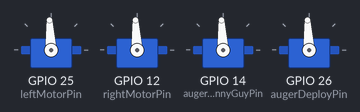
The sketch below on a simulated ESP32. Parts: 4 × servo.

Above: at 0.05 s.
Timing chart, 0 to 13.0 s (numbered marks = the images above):
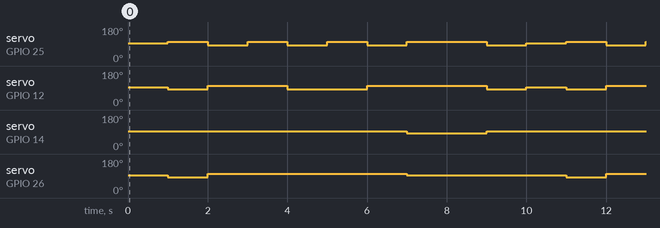

The sketch:

esp32PinTest.ino
```cpp
#include <ESP32Servo.h>
#define leftMotorPin 25
#define rightMotorPin 12
#define augerDeployPin 26
#define augerSpinnyGuyPin 14
#define upperStepperPulsePin 18
#define upperStepperDirPin 5
#define lowerStepperPulsePin 16
#define lowerStepperDirPin 4

Servo leftMotors;
Servo rightMotors;
Servo augerSpin;
Servo augerDeploy;

//void CheckForConnections();
//void executeCommand(String command);
String ReceiveData();
void motorStates();
void augerStates();

uint32_t leftPWMDesired = 0;
uint32_t rightPWMDesired = 0;
uint32_t stepperPulseSig = 0;
uint8_t  stepperDir = 0;

int dutyCycle = 128;
const int PWMChannel_Upper = 4;
const int PWMChannel_Lower = 5;
const int PWMResolution = 13;
int PWMFreq_Upper = 0;
int PWMFreq_Lower = 0;

bool augerRotation = false;

enum motorStates_t {WAIT_M, FORWARD, BACKWARD, ROT_RIGHT, ROT_LEFT};
enum augerStates_t {WAIT_A, DEPLOY, UNDEPLOY, BEG_ROT, STOP_ROT, LOWER_BOT, RAISE_BOT, LOWER_TOP, RAISE_TOP};
//enum stepperTestStates_t {WAIT_S, FOR, BAC};
motorStates_t motorState = WAIT_M;
//stepperTestStates_t stepperState = WAIT_S;
augerStates_t augerState = WAIT_A;

void setup() {
  leftMotors.writeMicroseconds(1500);
  rightMotors.writeMicroseconds(1500);
  augerSpin.writeMicroseconds(1500);
  augerDeploy.writeMicroseconds(1500);


  ledcSetup(PWMChannel_Upper, PWMFreq_Upper, PWMResolution);
  ledcSetup(PWMChannel_Lower, PWMFreq_Lower, PWMResolution);

  ledcAttachPin(upperStepperPulsePin, PWMChannel_Upper);
  ledcAttachPin(lowerStepperPulsePin, PWMChannel_Lower);

  leftMotors.attach(leftMotorPin);
  rightMotors.attach(rightMotorPin);
  augerSpin.attach(augerSpinnyGuyPin);
  augerDeploy.attach(augerDeployPin);
}

void loop() {
  motorState = WAIT_M;
  augerState = WAIT_A;
  motorStates();
  augerStates();
  delay(1000);
  motorState = FORWARD;
  augerState = DEPLOY;
  motorStates();
  augerStates();
  delay(1000);
  motorState = BACKWARD;
  augerState = UNDEPLOY;
  motorStates();
  augerStates();
  delay(1000);
  motorState = ROT_RIGHT;
  augerState = LOWER_BOT;
  motorStates();
  augerStates();
  delay(1000);
  motorState = ROT_LEFT;
  augerState = RAISE_BOT;
  motorStates();
  augerStates();
  delay(1000);
  motorState = FORWARD;
  augerState = LOWER_TOP;
  motorStates();
  augerStates();
  delay(1000);
  motorState = BACKWARD;
  augerState = RAISE_TOP;
  motorStates();
  augerStates();
  delay(1000);
  motorState = ROT_RIGHT;
  augerState = WAIT_A;
  augerRotation = true;
  motorStates();
  augerStates();
  delay(2000);
  motorState = ROT_LEFT;
  augerState = WAIT_A;
  augerRotation = false;
  motorStates();
  augerStates();
  delay(1000);
}

void motorStates(){
  switch(motorState){
    case WAIT_M:
      leftPWMDesired = 1500;
      rightPWMDesired = 1500;
     break;
    case FORWARD:
      leftPWMDesired = 1600;
      rightPWMDesired = 1400;
      break;
    case BACKWARD:
      leftPWMDesired = 1400;
      rightPWMDesired = 1600;
      break;
    case ROT_LEFT:
      leftPWMDesired = 1400;
      rightPWMDesired = 1400;
      break;
    case ROT_RIGHT:
      leftPWMDesired = 1600;
      rightPWMDesired = 1600;
      break;
  }

  leftMotors.writeMicroseconds(leftPWMDesired);
  rightMotors.writeMicroseconds(rightPWMDesired);

  //Serial.print("Writing left: ");
  //Serial.print(leftPWMDesired);
  //Serial.print(" Right: ");
  //Serial.println(rightPWMDesired);

}


void augerStates(){
  switch(augerState){
    case WAIT_A:
      ledcChangeFrequency(PWMChannel_Upper, 0, PWMResolution);
      ledcChangeFrequency(PWMChannel_Lower, 0, PWMResolution);
      ledcWrite(PWMChannel_Upper, 4096);
      ledcWrite(PWMChannel_Lower, 4096);
      augerDeploy.writeMicroseconds(1500);
      break;
    case DEPLOY:
      augerDeploy.writeMicroseconds(1400);
//      Serial.println("Wrote Deploy");
      break;
    case UNDEPLOY:
      augerDeploy.writeMicroseconds(1600);
//      Serial.println("Wrote Undeploy");
      break;
    case LOWER_BOT:
      ledcChangeFrequency(PWMChannel_Lower, 1500, PWMResolution);
      ledcWrite(PWMChannel_Lower, 4096);
      analogWrite(lowerStepperDirPin, 0);
//      Serial.println("Wrote Lowering");
      break;
    case RAISE_BOT:
      ledcChangeFrequency(PWMChannel_Lower, 1500, PWMResolution);
      ledcWrite(PWMChannel_Lower, 4096);
      analogWrite(lowerStepperDirPin, 256);
//      Serial.println("Wrote Raising");
      break;
    case LOWER_TOP:
      ledcChangeFrequency(PWMChannel_Upper, 1500, PWMResolution);
      ledcWrite(PWMChannel_Upper, 4096);
      analogWrite(upperStepperDirPin, 0);
//      Serial.println("Wrote Lowering");
      break;
    case RAISE_TOP:
      ledcChangeFrequency(PWMChannel_Upper, 1500, PWMResolution);
      ledcWrite(PWMChannel_Upper, 4096);
      analogWrite(upperStepperDirPin, 256);
//      Serial.println("Wrote Raising");
      break;
  }
  if(augerRotation == true){
    augerSpin.writeMicroseconds(1400);
    //Serial.println("Wrote Spin");
  } else {
    augerSpin.writeMicroseconds(1500);
    //Serial.println("Wrote Stop");
  }
}
```

Measured:
- by itself, servo on GPIO 12 (rightMotorPin): repeats every 10.0 s: 102° 2.0 s, 83° 2.0 s, 102° 3.0 s, 83° 1.0 s, 93° 1.0 s, 83° 1.0 s
- by itself, servo on GPIO 14 (augerSpinnyGuyPin): alternates 93° for 8.0 s and 83° for 2.0 s
- by itself, servo on GPIO 26 (augerDeployPin): repeats every 10.0 s: 102° 5.0 s, 93° 4.0 s, 83° 1.0 s
- by itself, servo on GPIO 25 (leftMotorPin): repeats every 10.0 s: 2 × (83° 1.0 s, 102° 1.0 s), 83° 1.0 s, 102° 2.0 s, 83° 1.0 s, 93° 1.0 s, 102° 1.0 s
